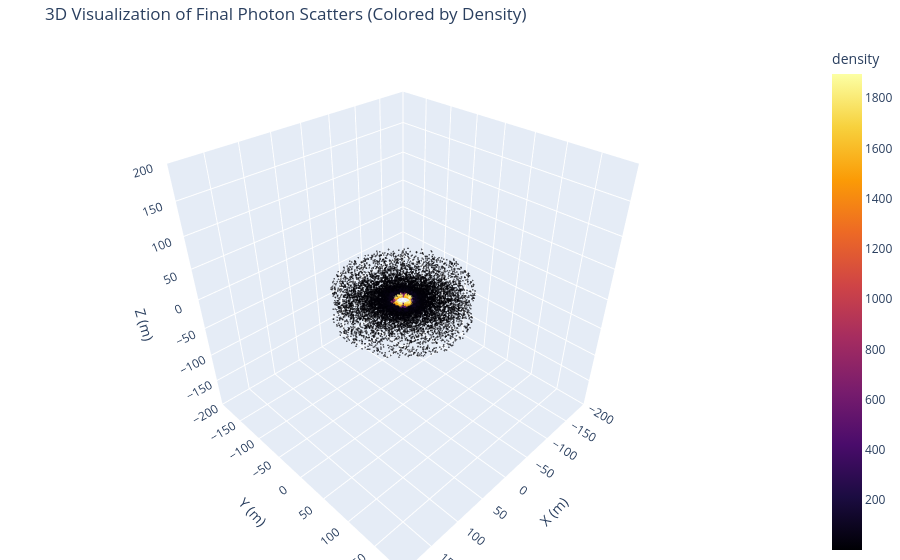

Notebook cell for this chart:
### Code cell
import uproot
import pandas as pd
import numpy as np
import matplotlib.pyplot as plt
from matplotlib.colors import LogNorm
import plotly.express as px

# --- 1. Load the Data ---
# Using your specific file path and tree structure
file_path = "/Users/sanderkatz/Documents/UCBResearch/code/C++/PHYS207Project/geant4/data.root"
data = uproot.open(file_path)
output = data['Scatters;1']

# Extract arrays
trackX = output['fX'].array(library="np")
trackY = output['fY'].array(library="np")
trackZ = output['fZ'].array(library="np")
event = output['event_id'].array(library="np")

# Combine into a Pandas DataFrame
df = pd.DataFrame({
    'x': trackX,
    'y': trackY,
    'z': trackZ,
    'event_id': event
})

# --- 2. Filter for the Last Scatter ---
# Group by event_id and take the last row for each photon.
# This ensures we are only looking at the final scatter location.
last_scatters = df.groupby('event_id').tail(1).copy()

print(f"Total photons that scattered at least once: {len(last_scatters)}")

# --- 3. Plot 2D Heatmaps (XY, XZ, YZ) in Log Scale ---
fig, axes = plt.subplots(1, 3, figsize=(18, 5))
cmap = 'inferno' 
bins = 1000
range_lim = [[-100, 100], [-100, 100]] # Fixed to simulation boundary

# XY Plane
axes[0].hist2d(last_scatters['x'], last_scatters['y'], bins=bins, range=range_lim, cmap=cmap, norm=LogNorm())
axes[0].set_title('Last Scatter Density: XY Plane (Log Scale)')
axes[0].set_xlabel('X (m)')
axes[0].set_ylabel('Y (m)')
axes[0].set_aspect('equal')

# XZ Plane
axes[1].hist2d(last_scatters['x'], last_scatters['z'], bins=bins, range=range_lim, cmap=cmap, norm=LogNorm())
axes[1].set_title('Last Scatter Density: XZ Plane (Log Scale)')
axes[1].set_xlabel('X (m)')
axes[1].set_ylabel('Z (m)')
axes[1].set_aspect('equal')

# YZ Plane
h = axes[2].hist2d(last_scatters['y'], last_scatters['z'], bins=bins, range=range_lim, cmap=cmap, norm=LogNorm())
axes[2].set_title('Last Scatter Density: YZ Plane (Log Scale)')
axes[2].set_xlabel('Y (m)')
axes[2].set_ylabel('Z (m)')
axes[2].set_aspect('equal')

# Add a colorbar
fig.colorbar(h[3], ax=axes, label='Number of Last Scatters (Log)', fraction=0.015, pad=0.04)
plt.suptitle('2D Heat Maps of Final Photon Scatters (Log Scale)', fontsize=16)
plt.show()

# --- 4. Plot 3D Interactive Scatter with Plotly (Density Colored + Small Dots) ---
# Sample data for performance if needed
sample_size = 50000
if len(last_scatters) > sample_size:
    print(f"Sampling down to {sample_size} points for smoother 3D rendering...")
    plot_df = last_scatters.sample(n=sample_size, random_state=42).copy()
else:
    plot_df = last_scatters.copy()

# Fast 3D density calculation for color coding
density_bins = 30
H, edges = np.histogramdd(plot_df[['x', 'y', 'z']].values, bins=density_bins)
idx_x = np.clip(np.digitize(plot_df['x'], edges[0]) - 1, 0, density_bins - 1)
idx_y = np.clip(np.digitize(plot_df['y'], edges[1]) - 1, 0, density_bins - 1)
idx_z = np.clip(np.digitize(plot_df['z'], edges[2]) - 1, 0, density_bins - 1)
plot_df['density'] = H[idx_x, idx_y, idx_z]

# Create the base 3D scatter plot
fig_3d = px.scatter_3d(
    plot_df, 
    x='x', y='y', z='z',
    color='density',
    color_continuous_scale='Inferno',
    opacity=0.6,
    title="3D Visualization of Final Photon Scatters (Colored by Density)"
)

# --- CHANGE HERE: Make dots smaller ---
# Set size to 1 (pixel radius). Increase slightly if they are too small to see.
fig_3d.update_traces(marker=dict(size=1)) 
# -------------------------------------

# Force the 3D axes to properly reflect the 200m boundaries and maintain aspect ratio
fig_3d.update_layout(
    scene=dict(
        xaxis=dict(range=[-200, 200], title='X (m)'),
        yaxis=dict(range=[-200, 200], title='Y (m)'),
        zaxis=dict(range=[-200, 200], title='Z (m)'),
        aspectmode='cube' 
    ),
    margin=dict(l=0, r=0, b=0, t=40)
)

fig_3d.show()

### Figure 1 — Plotly figure (JSON) as saved in the notebook; plotly's stock layout.template omitted (floating-point values rounded to 4 significant figures; data arrays with more than 128 entries replaced by an {"elided": "..."} marker saying what was removed)
{"data": [{"hovertemplate": "x=%{x}<br>y=%{y}<br>z=%{z}<br>density=%{marker.color}<extra></extra>", "legendgroup": "", "marker": {"color": {"elided": "47104 float values"}, "coloraxis": "coloraxis", "opacity": 0.6, "size": 1, "symbol": "circle"}, "mode": "markers", "name": "", "scene": "scene", "showlegend": false, "type": "scatter3d", "x": {"elided": "47104 float values"}, "y": {"elided": "47104 float values"}, "z": {"elided": "47104 float values"}}], "layout": {"coloraxis": {"colorbar": {"title": {"text": "density"}}, "colorscale": [[0, "#000004"], [0.1111, "#1b0c41"], [0.2222, "#4a0c6b"], [0.3333, "#781c6d"], [0.4444, "#a52c60"], [0.5556, "#cf4446"], [0.6667, "#ed6925"], [0.7778, "#fb9b06"], [0.8889, "#f7d13d"], [1, "#fcffa4"]]}, "legend": {"tracegroupgap": 0}, "margin": {"b": 0, "l": 0, "r": 0, "t": 40}, "scene": {"aspectmode": "cube", "domain": {"x": [0, 1], "y": [0, 1]}, "xaxis": {"range": [-200, 200], "title": {"text": "X (m)"}}, "yaxis": {"range": [-200, 200], "title": {"text": "Y (m)"}}, "zaxis": {"range": [-200, 200], "title": {"text": "Z (m)"}}}, "title": {"text": "3D Visualization of Final Photon Scatters (Colored by Density)"}}}
